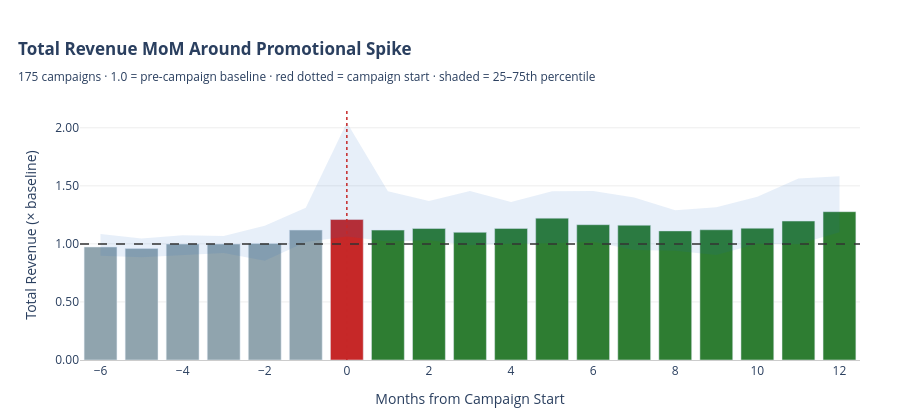

Notebook code cell kept with this figure:
### Code cell
if len(roi_df) == 0:
    print("No ROI data to plot.")
else:
    # total_revenue_norm = actual / baseline  (1.0 = flat at baseline)
    roi_df['total_revenue_norm'] = (
        (roi_df['incremental_revenue'] + roi_df['baseline_revenue']) / roi_df['baseline_revenue']
    )

    agg_norm = (
        roi_df.groupby('months_from_campaign')['total_revenue_norm']
        .agg(median='median',
             q25=lambda s: s.quantile(0.25),
             q75=lambda s: s.quantile(0.75),
             n='count')
        .reset_index()
    )

    bar_colors = [
        '#C62828' if x == 0 else ('#2E7D32' if x > 0 else '#90A4AE')
        for x in agg_norm['months_from_campaign']
    ]

    fig = go.Figure()

    # IQR band
    x = agg_norm['months_from_campaign']
    fig.add_trace(go.Scatter(
        x=list(x) + list(x[::-1]),
        y=list(agg_norm['q75']) + list(agg_norm['q25'][::-1]),
        fill='toself', fillcolor='#1565C0', opacity=0.10,
        line=dict(width=0), showlegend=False, hoverinfo='skip',
    ))

    # Median bars
    fig.add_trace(go.Bar(
        x=x,
        y=agg_norm['median'],
        marker_color=bar_colors,
        hovertemplate='M%{x}<br>Median total revenue: %{y:.2f}× baseline<extra></extra>',
        name='Median total revenue (normalized)',
    ))

    fig.add_hline(y=1.0, line=dict(color='#333', dash='dash', width=1.5))
    fig.add_vline(x=0,   line=dict(color='#C62828', dash='dot', width=1.5))

    n_campaigns = roi_df.groupby(['site_key', 'campaign_start']).ngroups
    fig.update_layout(
        title=dict(
            text=('<b>Total Revenue MoM Around Promotional Spike</b>'
                  f'<br><sub>{n_campaigns} campaigns · 1.0 = pre-campaign baseline · ' 
                  'red dotted = campaign start · shaded = 25–75th percentile</sub>'),
            x=0.02, xanchor='left',
        ),
        xaxis_title='Months from Campaign Start',
        yaxis_title='Total Revenue (× baseline)',
        yaxis=dict(tickformat='.2f', gridcolor='#EEE'),
        xaxis=dict(showgrid=False, showline=True, linecolor='#CCC'),
        plot_bgcolor='white',
        showlegend=False,
        height=420,
        margin=dict(l=80, r=40, t=110, b=60),
    )
    fig.show()

### Figure 1 — Plotly figure (JSON) as saved in the notebook; plotly's stock layout.template omitted (floating-point values rounded to 4 significant figures)
{"data": [{"fill": "toself", "fillcolor": "#1565C0", "hoverinfo": "skip", "line": {"width": 0}, "opacity": 0.1, "showlegend": false, "type": "scatter", "x": [-6, -5, -4, -3, -2, -1, 0, 1, 2, 3, 4, 5, 6, 7, 8, 9, 10, 11, 12, 12, 11, 10, 9, 8, 7, 6, 5, 4, 3, 2, 1, 0, -1, -2, -3, -4, -5, -6], "y": [1.084, 1.047, 1.075, 1.067, 1.156, 1.311, 2.045, 1.453, 1.369, 1.455, 1.361, 1.452, 1.456, 1.399, 1.29, 1.315, 1.406, 1.564, 1.581, 1.1, 0.9971, 1.002, 0.9042, 0.9408, 0.9468, 1.019, 1.005, 1.002, 0.9879, 1.031, 1.02, 1.064, 1.017, 0.8551, 0.9223, 0.9039, 0.8853, 0.8984]}, {"hovertemplate": "M%{x}<br>Median total revenue: %{y:.2f}× baseline<extra></extra>", "marker": {"color": ["#90A4AE", "#90A4AE", "#90A4AE", "#90A4AE", "#90A4AE", "#90A4AE", "#C62828", "#2E7D32", "#2E7D32", "#2E7D32", "#2E7D32", "#2E7D32", "#2E7D32", "#2E7D32", "#2E7D32", "#2E7D32", "#2E7D32", "#2E7D32", "#2E7D32"]}, "name": "Median total revenue (normalized)", "type": "bar", "x": [-6, -5, -4, -3, -2, -1, 0, 1, 2, 3, 4, 5, 6, 7, 8, 9, 10, 11, 12], "y": [0.9732, 0.9601, 0.9986, 0.9986, 1.003, 1.119, 1.21, 1.119, 1.133, 1.1, 1.133, 1.222, 1.165, 1.16, 1.112, 1.121, 1.135, 1.197, 1.277]}], "layout": {"height": 420, "margin": {"b": 60, "l": 80, "r": 40, "t": 110}, "plot_bgcolor": "white", "shapes": [{"line": {"color": "#333", "dash": "dash", "width": 1.5}, "type": "line", "x0": 0, "x1": 1, "xref": "x domain", "y0": 1, "y1": 1, "yref": "y"}, {"line": {"color": "#C62828", "dash": "dot", "width": 1.5}, "type": "line", "x0": 0, "x1": 0, "xref": "x", "y0": 0, "y1": 1, "yref": "y domain"}], "showlegend": false, "title": {"text": "<b>Total Revenue MoM Around Promotional Spike</b><br><sub>175 campaigns · 1.0 = pre-campaign baseline · red dotted = campaign start · shaded = 25–75th percentile</sub>", "x": 0.02, "xanchor": "left"}, "xaxis": {"linecolor": "#CCC", "showgrid": false, "showline": true, "title": {"text": "Months from Campaign Start"}}, "yaxis": {"gridcolor": "#EEE", "tickformat": ".2f", "title": {"text": "Total Revenue (× baseline)"}}}}
